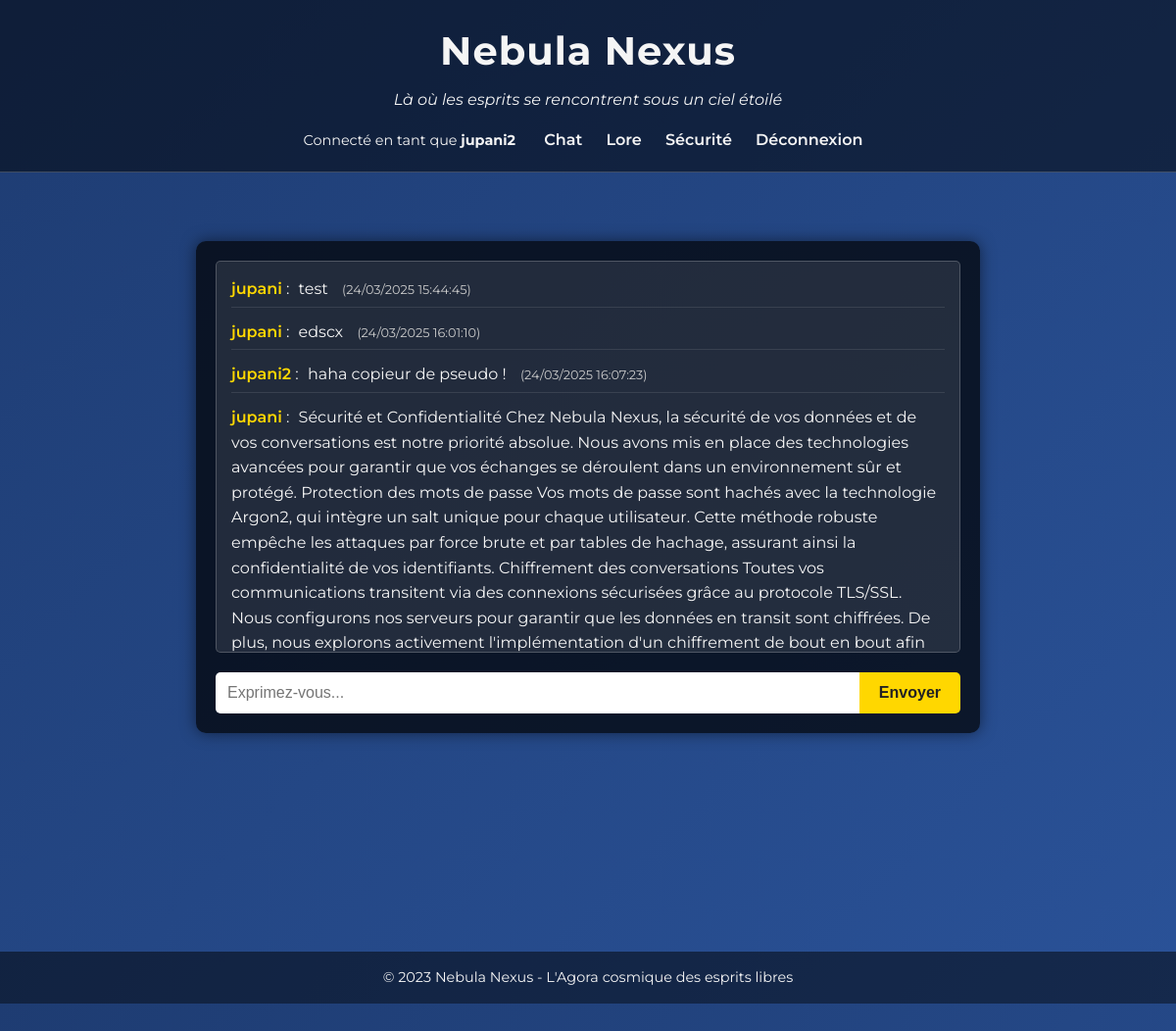
Page /chat (signed in) on the committed database.
### models.py (models this page shows)
class User(db.Model):
    id = db.Column(db.Integer, primary_key=True)
    username = db.Column(db.String(80), unique=True, nullable=False)
    password_hash = db.Column(db.String(200), nullable=False)
    last_update = db.Column(db.DateTime, default=datetime.utcnow)
    messages = db.relationship('Message', backref='author', lazy=True)

class Message(db.Model):
    id = db.Column(db.Integer, primary_key=True)
    content = db.Column(db.Text, nullable=False)
    timestamp = db.Column(db.DateTime, default=datetime.utcnow)
    user_id = db.Column(db.Integer, db.ForeignKey('user.id'), nullable=False)

### app.py (the view)
@app.route('/chat', methods=['GET', 'POST'])
def chat():
    if 'user_id' not in session:
        return redirect(url_for('login'))
    if request.method == 'POST':
        message_content = request.form.get('message')
        if message_content:
            new_message = Message(content=message_content, user_id=session['user_id'])
            db.session.add(new_message)
            db.session.commit()
    messages = Message.query.order_by(Message.timestamp.asc()).all()
    return render_template('chat.html', messages=messages)

### templates/chat.html (shortened to what this page needs)
{% extends "base.html" %}
{% block content %}
<div class="chat-container">
    <div id="chatbox">
        {% for message in messages %}
            <div class="message">
                <span class="author">{{ message.author.username }}</span> :
                <span class="content">{{ message.content }}</span>
                <span class="timestamp">({{ message.timestamp.strftime("%d/%m/%Y %H:%M:%S") }})</span>
            </div>
        {% endfor %}
    </div>
    <form method="POST" class="chat-form">
        <input type="text" name="message" placeholder="Exprimez-vous..." required>
        <button type="submit">Envoyer</button>
    </form>
</div>
{% endblock %}

### templates/base.html (shortened to what this page needs)
<!DOCTYPE html>
<html lang="fr">
<head>
    <link rel="stylesheet" href="{{ url_for('static', filename='css/base.css') }}">
    <link rel="stylesheet" href="{{ url_for('static', filename='css/forms.css') }}">
    <link rel="stylesheet" href="{{ url_for('static', filename='css/chat.css') }}">
    <link rel="stylesheet" href="{{ url_for('static', filename='css/lore.css') }}">
    <link rel="stylesheet" href="{{ url_for('static', filename='css/security.css') }}">
</head>
<body>
    <header>
        <div class="branding">
            <h1>Nebula Nexus</h1>
            <p class="tagline">Là où les esprits se rencontrent sous un ciel étoilé</p>
        </div>
        <nav>
            {% if session.username %}
                <span>Connecté en tant que <strong>{{ session.username }}</strong></span>
                <a href="{{ url_for('chat') }}">Chat</a>
                <a href="{{ url_for('lore') }}">Lore</a>
                <a href="{{ url_for('security') }}">Sécurité</a>
                <a href="{{ url_for('logout') }}">Déconnexion</a>
            {% else %}
                <a href="{{ url_for('login') }}">Connexion</a>
                <a href="{{ url_for('signup') }}">Inscription</a>
                <a href="{{ url_for('lore') }}">Lore</a>
                <a href="{{ url_for('security') }}">Sécurité</a>
            {% endif %}
        </nav>
    </header>
    <main>
        {% block content %}{% endblock %}
    </main>
    <footer>
        <p>&copy; 2023 Nebula Nexus - L'Agora cosmique des esprits libres</p>
    </footer>
</body>
</html>

### static/css/base.css (style rules this page uses)
* { margin: 0; padding: 0; box-sizing: border-box; }
body { font-family: 'Montserrat', sans-serif; background: linear-gradient(135deg, #1e3c72, #2a5298); color: #f5f5f5; line-height: 1.6; }
header { background: rgba(0, 0, 0, 0.5); padding: 20px; text-align: center; border-bottom: 1px solid rgba(255, 255, 255, 0.2); }
.branding h1 { font-size: 2.5rem; letter-spacing: 1px; }
.branding .tagline { font-size: 1rem; font-style: italic; margin-top: 5px; }
nav { margin-top: 15px; }
nav span { font-size: 0.9rem; margin-right: 15px; }
nav a { color: #f5f5f5; text-decoration: none; margin: 0 10px; font-weight: 600; transition: color 0.3s ease; }
main { padding: 30px 15px; min-height: 70vh; }
footer { text-align: center; padding: 15px; background: rgba(0, 0, 0, 0.5); font-size: 0.9rem; margin-top: 20px; }

### static/css/chat.css (style rules this page uses)
.chat-container { background: rgba(0, 0, 0, 0.7); max-width: 800px; margin: 40px auto; padding: 20px; border-radius: 10px; box-shadow: 0 0 15px rgba(0, 0, 0, 0.5); }
#chatbox { background: rgba(255, 255, 255, 0.1); border: 1px solid rgba(255, 255, 255, 0.2); padding: 15px; height: 400px; overflow-y: auto; margin-bottom: 20px; border-radius: 5px; }
.message { margin-bottom: 12px; padding-bottom: 5px; border-bottom: 1px solid rgba(255, 255, 255, 0.1); }
.message .author { font-weight: 600; color: #ffd700; }
.message .content { margin-left: 5px; }
.message .timestamp { font-size: 0.8rem; color: #ccc; margin-left: 10px; }
.chat-form { display: flex; }
.chat-form input[type="text"] { flex: 1; padding: 12px; border: none; border-radius: 5px 0 0 5px; font-size: 1rem; }
.chat-form button { padding: 12px 20px; background: #ffd700; color: #222; border: none; border-radius: 0 5px 5px 0; font-size: 1rem; font-weight: 600; cursor: pointer; transition: background 0.3s ease; }

### rows in the picture
User: username "jupani2"
Message: author.username "jupani", content "test", timestamp "24/03/2025 15:44:45"
Message: author.username "jupani", content "edscx", timestamp "24/03/2025 16:01:10"
Message: author.username "jupani2", content "haha copieur de pseudo !", timestamp "24/03/2025 16:07:23"
Message: author.username "jupani", content "Sécurité et Confidentialité Chez Nebula Nexus, la sécurité de vos données et de vos conversations est notre priorité absolue. Nous avons mis en place des technologies avancées pour garantir que vos échanges se déroulent dans un environnement sûr et protégé. Protection des mots de passe Vos mots de passe sont hachés avec la technologie Argon2, qui intègre un salt unique pour chaque utilisateur. Cette méthode robuste empêche les attaques par force brute et par tables de hachage, assurant ainsi la confidentialité de vos identifiants. Chiffrement des conversations Toutes vos communications transitent via des connexions sécurisées grâce au protocole TLS/SSL. Nous configurons nos serveurs pour…"
